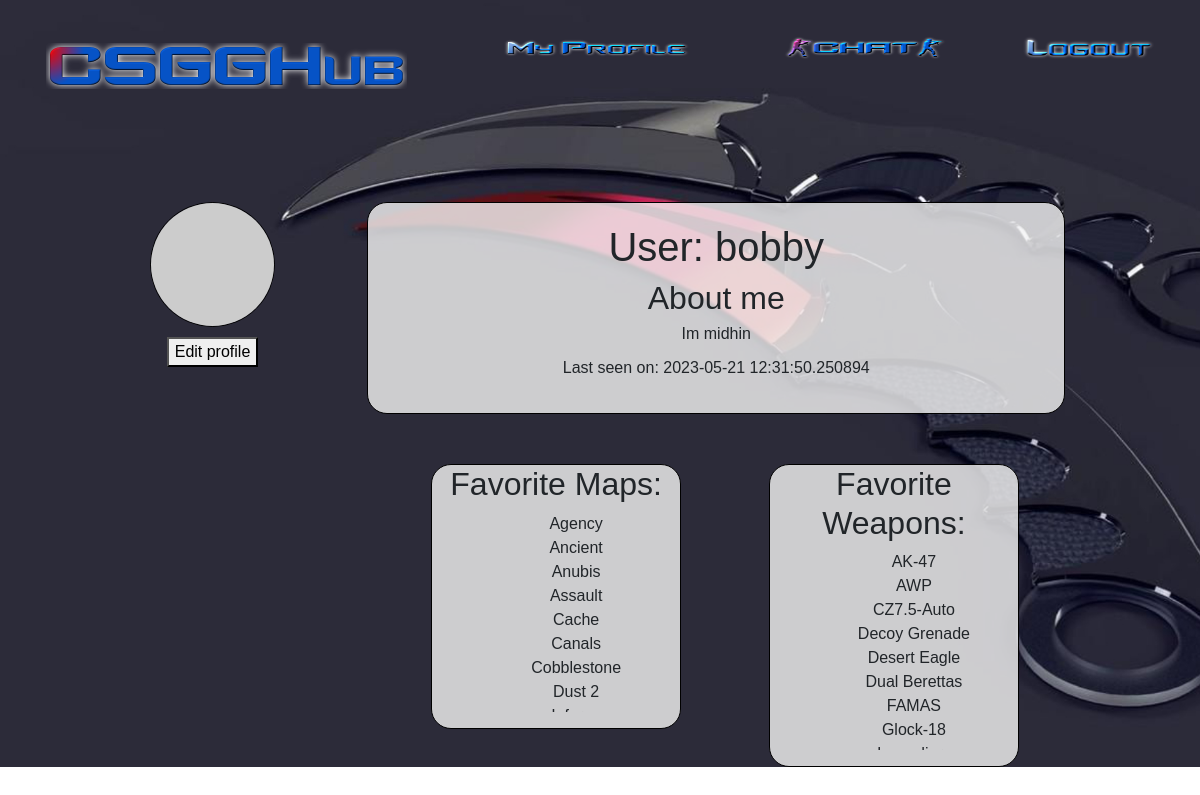
Screenshot of /profile/bobby (signed in) with the database file from the repository.
### app/models.py (models this page shows, shortened)
class User(UserMixin, db.Model):
    id = db.Column(db.Integer, primary_key=True)
    username = db.Column(db.String(64), index=True, unique=True)
    email = db.Column(db.String(120), index=True, unique=True)
    password_hash = db.Column(db.String(128))
    rank_id = db.Column(db.Integer, db.ForeignKey('rank.id'))
    private = db.Column(db.Boolean, default=False)
    chat = db.relationship('Chat', backref='author', lazy='dynamic')
    fav_weapons = db.relationship('FavWeapon', backref='user', lazy='dynamic')
    fav_maps = db.relationship('FavMap', backref='user', lazy='dynamic')
    about_me = db.Column(db.String(300))
    last_seen = db.Column(db.DateTime, default=datetime.utcnow)
    def avatar(self, size):
        digest = md5(self.email.lower().encode('utf-8')).hexdigest()
        return 'https://www.gravatar.com/avatar/{}?d=identicon&s={}'.format(
            digest, size)

class FavMap(db.Model):
    id = db.Column(db.Integer, primary_key=True)
    user_id = db.Column(db.Integer, db.ForeignKey('user.id'))
    map_id = db.Column(db.Integer, db.ForeignKey('map.id'))

class Map(db.Model):
    id = db.Column(db.Integer, primary_key=True)
    map_name = db.Column(db.String(64), unique=True)
    map_about = db.Column(db.String(500))
    users = db.relationship('FavMap', backref='map', lazy='dynamic')

class FavWeapon(db.Model):
    id = db.Column(db.Integer, primary_key=True)
    user_id = db.Column(db.Integer, db.ForeignKey('user.id'))
    weapon_id = db.Column(db.Integer, db.ForeignKey('weapon.id'))

class Weapon(db.Model):
    id = db.Column(db.Integer, primary_key=True)
    weapon_name = db.Column(db.String(64), unique=True)
    category = db.Column(db.String(64))
    description = db.Column(db.String(500))
    users = db.relationship('FavWeapon', backref='weapon', lazy='dynamic')

### app/routes.py (the view)
@app.route('/profile/<username>')
@login_required
def profile(username):
    user=User.query.filter_by(username=current_user.username).first_or_404()
    if (current_user.username !=username):
        anotherUser=User.query.filter_by(username=username).first_or_404()
        if anotherUser.private:
            flash(f"User '{username}' has set their profile to private. You have been redirected to your profile")
        else:
            return render_template("profile.html", title='My Profile', user=anotherUser)
    return render_template("profile.html", title='My Profile', user=user)

### app/models.py (called while the page is built)
@login.user_loader
def load_user(id):
    return User.query.get(int(id))

### app/routes.py (called while the page is built)
@app.before_request
def before_request():
    if current_user.is_authenticated:
        current_user.last_seen = datetime.utcnow()
        db.session.commit()

### app/templates/profile.html (shortened to what this page needs)
{% extends "base.html" %}
{% block content %}
    <div class="profileBox col-11">
        <div class="row">
            <div class="col-2">
                <img class= "profileImage" src="{{ user.avatar(128) }}" alt="profileImage">
                {% if current_user == user %}
                <p style="text-align: center;"><a href="{{ url_for('edit_profile') }}"><button>Edit profile</button></a></p>
                {% endif %}
            </div>
            <div class="profileInfo offset-1 col-9">
                <h1>User:  {{user.username }}</h1>
                <h2>About me</h2>
                {% if user.about_me %}
                    <p>{{ user.about_me }}</p>
                {% endif %}
                {% if user.last_seen %}
                    <p>Last seen on: {{ user.last_seen }}</p>
                {% endif %}
            </div>
        </div>
    </div>
    <div class="playerFavs col-10">
        <div class="gunsAndMaps offset-3 col-3">
            <h2>Favorite Maps:</h2>
            <div class="test">
            {% if user.fav_maps %}
                <ul >
                    {% for fav_map in user.fav_maps %}
                        <li>{{ fav_map.map.map_name }}</li>
                    {% endfor %}
                </ul>
            {% endif %}
            </div>
        </div>
        <div class="gunsAndMaps offset-1 col-3">
            <h2>Favorite Weapons:</h2>
            <div class="test">
                {% if user.fav_weapons %}
                <ul >
                    {% for fav_weapon in user.fav_weapons %}
                        <li>{{ fav_weapon.weapon.weapon_name }}</li>
                    {% endfor %}
                </ul>
                {% endif %}
            </div>
        </div>
    </div>
{% endblock %}

### app/static/style.css (style rules this page uses)
* { font-family: Arial, Helvetica, sans-serif; }
body { background-color: rgb(2, 0, 36); background-color: linear-gradient(90deg, rgba(2, 0, 36, 1) 0%, rgba(9, 9, 121, 1) 35%, rgba(0, 212, 255, 1) 100%); }
.profileBox { height: auto; margin: auto; padding: 0 100px; padding-top: 100px; }
.profileImage { border: solid 1px black; width: 100%; border-radius: 100%; margin-bottom: 10px; }
.profileInfo { border: solid 1px black; background-color: rgba(245, 245, 245,0.8); border-radius: 20px; padding: 20px; font: 1em arial,sans-serif; }
.profileBox>div { text-align: center; }
.playerFavs { margin: auto; padding: 0; text-align: center; }
.gunsAndMaps { background-color: rgba(245, 245, 245,0.8); border: solid 1px black; display: inline-block; vertical-align: top; border-radius: 20px; }
.test ul { max-height: 200px; overflow: auto; text-align: center; list-style: none; }

### app/templates/profile.html (style rules this page uses)
body { background: url('/static/ProfileBg.jpg'), radial-gradient(rgb(50, 22, 175) 0%, rgb(0, 0, 0) 100%); background-repeat: no-repeat; background-size:cover; }

### rows the page displays
User: username "bobby", about_me "Im midhin", last_seen "2023-05-21 12:31:50.250894"
FavMap: map.map_name "Agency"
FavMap: map.map_name "Ancient"
FavMap: map.map_name "Anubis"
FavMap: map.map_name "Assault"
FavMap: map.map_name "Cache"
FavMap: map.map_name "Canals"
FavMap: map.map_name "Cobblestone"
FavMap: map.map_name "Dust 2"
FavWeapon: weapon.weapon_name "AK-47"
FavWeapon: weapon.weapon_name "AWP"
FavWeapon: weapon.weapon_name "CZ7.5-Auto"
FavWeapon: weapon.weapon_name "Decoy Grenade"
FavWeapon: weapon.weapon_name "Desert Eagle"
FavWeapon: weapon.weapon_name "Dual Berettas"
FavWeapon: weapon.weapon_name "FAMAS"
FavWeapon: weapon.weapon_name "Glock-18"
